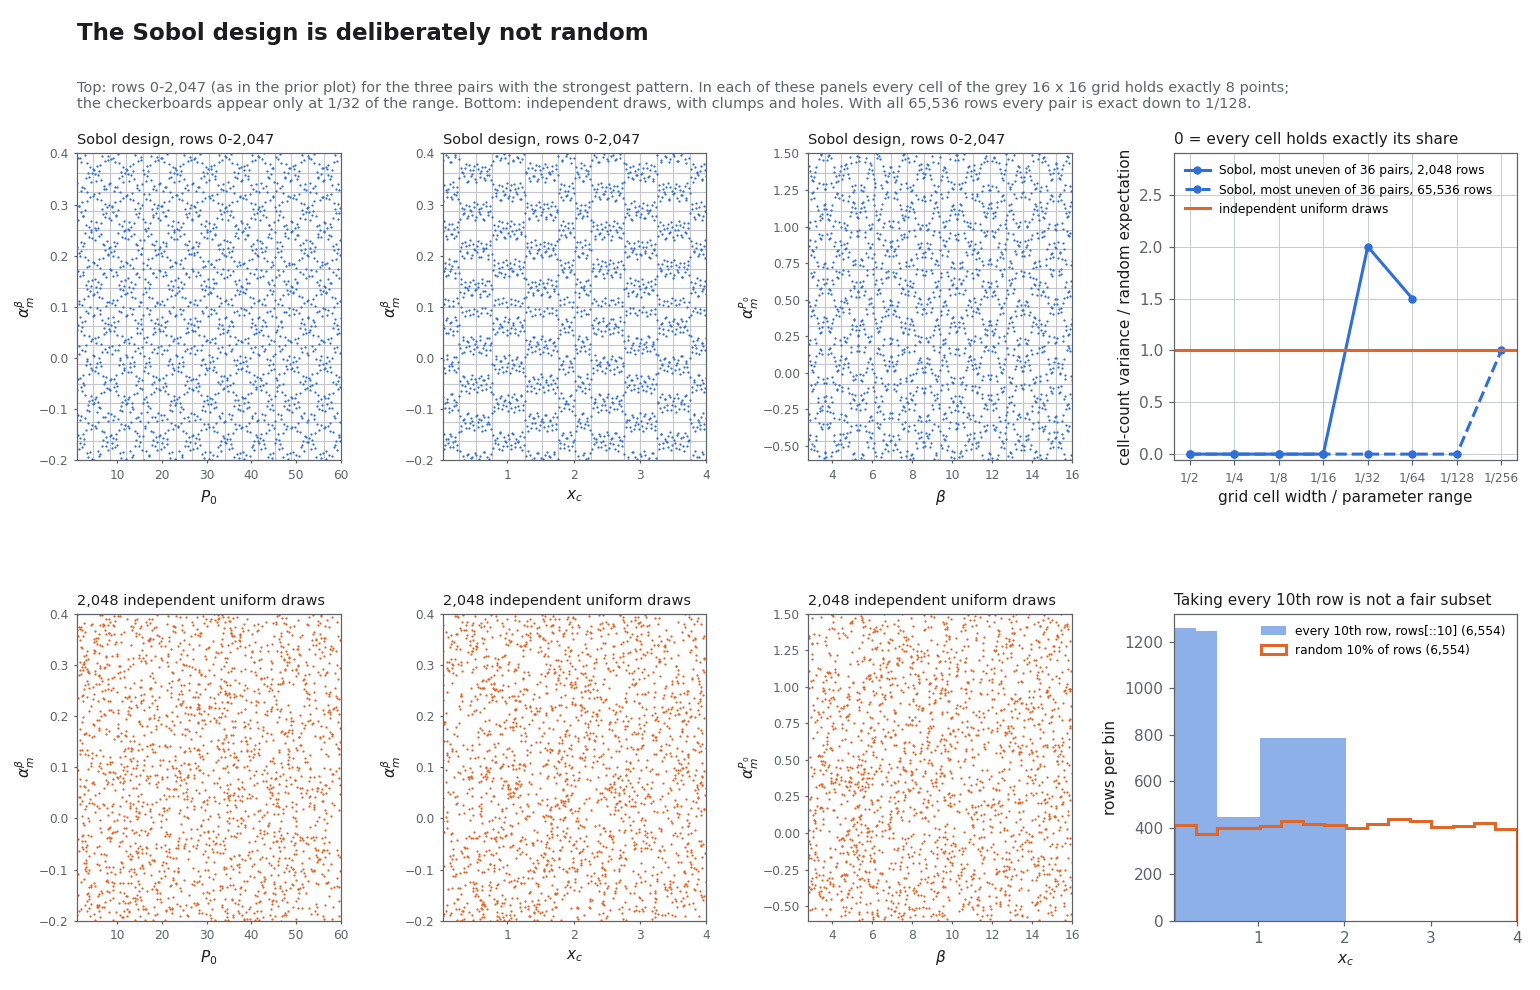

Generate this figure with Python:
"""Quantify the visible structure of the 65,536-row scrambled Sobol design.

Compares the design with independent uniform draws of the same size:
correlations, 2-D t-values of the Sobol nets, cell-count dispersion on
g x g grids (1 = as uneven as random, 0 = perfectly even), and subsets taken
by row stride. Writes design_structure.json and design_structure.png.
"""
import json
import sys
from itertools import combinations
from pathlib import Path

import matplotlib
matplotlib.use('Agg')
import matplotlib.pyplot as plt
import numpy as np
from scipy.stats import qmc

design_dir, out_dir = Path(sys.argv[1]), Path(sys.argv[2])
out_dir.mkdir(parents=True, exist_ok=True)
manifest = json.loads((design_dir / 'design_manifest.json').read_text())
names = manifest['parameter_order']
lo, hi = np.asarray(manifest['lower']), np.asarray(manifest['upper'])
theta = np.load(design_dir / manifest['files']['theta_design'])
unit = qmc.Sobol(d=9, scramble=True, seed=20260920).random_base2(16)
assert np.allclose(lo + (hi - lo) * unit, theta, rtol=0, atol=1e-12), 'design is not the Sobol draw'
pairs = list(combinations(range(9), 2))
rng = np.random.default_rng(12345)
iid = rng.random(unit.shape)


def dispersion(points, g, i, j):
    """var/mean of cell counts on a g x g grid; about 1 for independent uniform draws."""
    counts = np.histogram2d(points[:, i], points[:, j], bins=g, range=[[0, 1], [0, 1]])[0].ravel()
    expected = len(points) / g ** 2
    return float(counts.var() / expected / (1 - 1 / g ** 2))


def t_value(points, i, j):
    """Smallest t for which the 2-D projection is a (t, m, 2)-net in base 2."""
    m = int(np.log2(len(points)))
    assert 2 ** m == len(points)
    for t in range(m + 1):
        if all(np.unique(np.floor(points[:, i] * 2 ** a).astype(np.int64) * 2 ** (m - t - a)
                         + np.floor(points[:, j] * 2 ** (m - t - a)).astype(np.int64),
                         return_counts=True)[1].min() == 2 ** t and
               len(np.unique(np.floor(points[:, i] * 2 ** a).astype(np.int64) * 2 ** (m - t - a)
                             + np.floor(points[:, j] * 2 ** (m - t - a)).astype(np.int64))) == 2 ** (m - t)
               for a in range(m - t + 1)):
            return t
    return m


def max_abs_corr(points):
    c = np.corrcoef(points.T)
    return float(np.max(np.abs(c[np.triu_indices(9, 1)])))


report = dict(generator='scipy.stats.qmc.Sobol(d=9, scramble=True, seed=20260920).random_base2(16)')
grids = [2, 4, 8, 16, 32, 64, 128, 256]
for count in (2048, 65536):
    s, r = unit[:count], iid[:count]
    entry = dict(max_abs_correlation=dict(sobol=max_abs_corr(s), independent=max_abs_corr(r),
                                          independent_expected_scale=1 / np.sqrt(count)))
    entry['t_values'] = {f'{names[i]}|{names[j]}': t_value(s, i, j) for i, j in pairs}
    entry['dispersion'] = {}
    for g in grids:
        if count / g ** 2 < .5:
            continue
        ds = [dispersion(s, g, i, j) for i, j in pairs]
        dr = [dispersion(r, g, i, j) for i, j in pairs]
        worst = int(np.argmax(ds))
        entry['dispersion'][g] = dict(points_per_cell=count / g ** 2, sobol_median=float(np.median(ds)),
                                      sobol_max=float(max(ds)),
                                      sobol_max_pair=f'{names[pairs[worst][0]]}|{names[pairs[worst][1]]}',
                                      sobol_pairs_above_1=int(sum(d > 1 for d in ds)),
                                      independent_median=float(np.median(dr)))
    report[f'first_{count}_rows'] = entry

# Subsets by stride: what a careless train/validation split would see.
strides = {}
for k in (2, 3, 4, 5, 8, 10, 16):
    for offset in (0, 1):
        sub = unit[offset::k]
        d1 = max(float(np.histogram(sub[:, i], bins=16, range=(0, 1))[0].var() / (len(sub) / 16) / (1 - 1 / 16))
                 for i in range(9))
        d2 = max(dispersion(sub, 8, i, j) for i, j in pairs)
        halves = [float(np.mean(sub[:, i] < .5)) for i in range(9)]
        worst = int(np.argmax([abs(v - .5) for v in halves]))
        strides[f'rows[{offset}::{k}]'] = dict(rows=len(sub), max_1d_dispersion_16bins=d1,
                                              max_2d_dispersion_8x8=d2, max_abs_correlation=max_abs_corr(sub),
                                              most_lopsided_parameter=names[worst],
                                              fraction_in_lower_half=halves[worst])
random_subset = unit[np.sort(rng.choice(len(unit), 6554, replace=False))]
strides['random 10% of rows'] = dict(
    rows=len(random_subset),
    max_1d_dispersion_16bins=max(float(np.histogram(random_subset[:, i], bins=16, range=(0, 1))[0].var()
                                       / (len(random_subset) / 16) / (1 - 1 / 16)) for i in range(9)),
    max_2d_dispersion_8x8=max(dispersion(random_subset, 8, i, j) for i, j in pairs),
    max_abs_correlation=max_abs_corr(random_subset))
report['subsets'] = strides
(out_dir / 'design_structure.json').write_text(json.dumps(report, indent=1))

# ------------------------------------------------------------------ figure
label = {'P0': r'$P_0$', 'xc': r'$x_c$', 'beta': r'$\beta$', 'alpha_m_P0': r'$\alpha_m^{P_0}$',
         'alpha_m_xc': r'$\alpha_m^{x_c}$', 'alpha_m_beta': r'$\alpha_m^{\beta}$',
         'alpha_z_P0': r'$\alpha_z^{P_0}$', 'alpha_z_xc': r'$\alpha_z^{x_c}$', 'alpha_z_beta': r'$\alpha_z^{\beta}$'}
first = unit[:2048]
show = sorted(pairs, key=lambda p: (-dispersion(first, 32, *p), -dispersion(first, 64, *p)))[:3]
blue, orange, ink, muted, grid_c = '#2f6fd6', '#e0672a', '#1d1d1f', '#5f6368', '#c4c8ce'
plt.rcParams.update({'font.size': 10, 'axes.edgecolor': muted, 'axes.labelcolor': ink,
                     'xtick.color': muted, 'ytick.color': muted})
fig = plt.figure(figsize=(14, 9), facecolor='white')
outer = fig.add_gridspec(2, 4, width_ratios=[1, 1, 1, 1.3], wspace=.36, hspace=.5,
                         left=.05, right=.985, top=.845, bottom=.07)
for column, (i, j) in enumerate(show):
    for row_index, (points, colour, title) in enumerate([(first, blue, 'Sobol design, rows 0-2,047'),
                                                         (iid[:2048], orange, '2,048 independent uniform draws')]):
        ax = fig.add_subplot(outer[row_index, column])
        x, y = lo[i] + (hi[i] - lo[i]) * points[:, i], lo[j] + (hi[j] - lo[j]) * points[:, j]
        if row_index == 0:  # the 16 x 16 grid in which every Sobol cell holds exactly 8 points
            for edge in np.linspace(0, 1, 17)[1:-1]:
                ax.axvline(lo[i] + (hi[i] - lo[i]) * edge, color=grid_c, lw=.75, zorder=0)
                ax.axhline(lo[j] + (hi[j] - lo[j]) * edge, color=grid_c, lw=.75, zorder=0)
        ax.scatter(x, y, s=2.2, color=colour, linewidths=0, rasterized=True, zorder=2)
        ax.set_xlim(lo[i], hi[i]); ax.set_ylim(lo[j], hi[j])
        ax.set_xlabel(label[names[i]]); ax.set_ylabel(label[names[j]], labelpad=1)
        ax.tick_params(labelsize=8, length=2)
        ax.set_title(title, fontsize=9.5, color=ink, loc='left')
ax = fig.add_subplot(outer[0, 3])
for count, style in ((2048, '-'), (65536, '--')):
    entry = report[f'first_{count}_rows']['dispersion']
    g = np.array(sorted(entry))
    ax.plot(g, [entry[k]['sobol_max'] for k in g], style, color=blue, lw=2, marker='o', ms=4.5,
            label=f'Sobol, most uneven of 36 pairs, {count:,} rows')
ax.axhline(1, color=orange, lw=2, label='independent uniform draws')
ax.set_xscale('log', base=2)
ax.set_xticks(grids); ax.set_xticklabels([f'1/{g}' for g in grids], fontsize=8)
ax.set_ylim(-.06, 2.9)
ax.set_xlabel('grid cell width / parameter range')
ax.set_ylabel('cell-count variance / random expectation')
ax.grid(color=grid_c, lw=.6); ax.set_axisbelow(True)
ax.legend(fontsize=8, frameon=False, loc='upper left')
ax.set_title('0 = every cell holds exactly its share', fontsize=10, color=ink, loc='left')
stride = report['subsets']['rows[0::10]']
k = names.index(stride['most_lopsided_parameter'])
ax = fig.add_subplot(outer[1, 3])
edges = lo[k] + (hi[k] - lo[k]) * np.linspace(0, 1, 17)
ax.hist(lo[k] + (hi[k] - lo[k]) * unit[0::10, k], bins=edges, color=blue, alpha=.55,
        label=f'every 10th row, rows[::10] ({len(unit[0::10]):,})')
ax.hist(lo[k] + (hi[k] - lo[k]) * random_subset[:, k], bins=edges, histtype='step', color=orange, lw=2,
        label=f'random 10% of rows ({len(random_subset):,})')
ax.set_xlim(lo[k], hi[k])
ax.set_xlabel(label[names[k]]); ax.set_ylabel('rows per bin')
ax.legend(fontsize=8, frameon=False, loc='upper right')
ax.set_title('Taking every 10th row is not a fair subset', fontsize=10, color=ink, loc='left')
fig.text(.05, .96, 'The Sobol design is deliberately not random', fontsize=15, weight='bold', color=ink)
fig.text(.05, .918, 'Top: rows 0-2,047 (as in the prior plot) for the three pairs with the strongest pattern. In each '
         'of these panels every cell of the grey 16 x 16 grid holds exactly 8 points;\nthe checkerboards appear only '
         'at 1/32 of the range. Bottom: independent draws, with clumps and holes. With all 65,536 rows every pair '
         'is exact down to 1/128.', fontsize=9.5, color=muted, va='top')
fig.savefig(out_dir / 'design_structure.png', dpi=110)
print(json.dumps({k: v for k, v in report.items() if k != 'subsets'}, indent=1)[:6000])
print(json.dumps(report['subsets'], indent=1))
